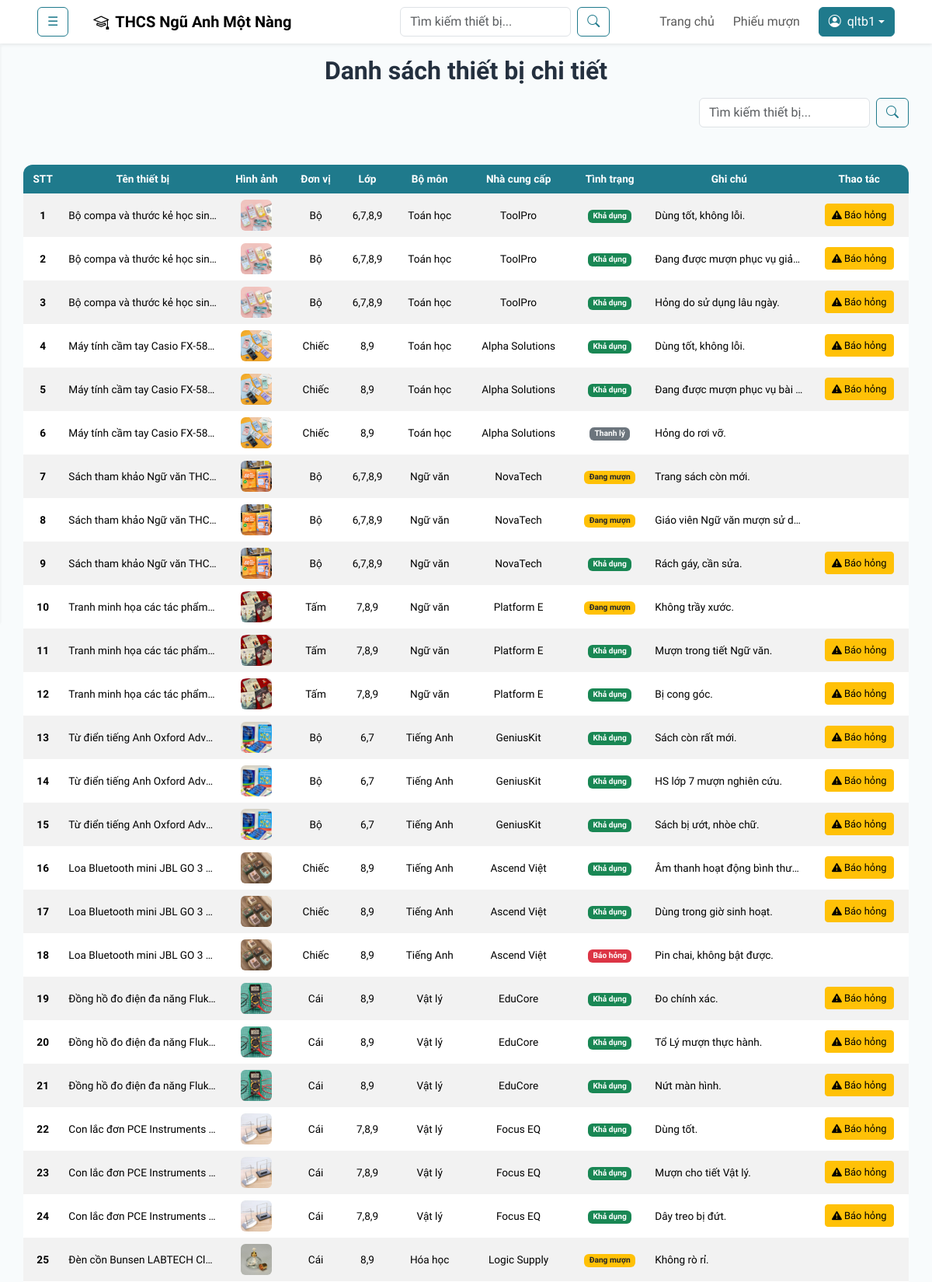
Screenshot of /index.php?page=dsbaohong (signed in, upper part) with the database file from the repository.
### tables this page shows
CREATE TABLE `chitietthietbi` (
  `maChiTietTB` int(11) NOT NULL,
  `maThietBi` int(11) NOT NULL,
  `tinhTrang` varchar(50) NOT NULL DEFAULT 'Khả dụng',
  `ghiChu` text DEFAULT NULL
);

CREATE TABLE `thietbi` (
  `maThietBi` int(11) NOT NULL,
  `tenThietBi` varchar(255) NOT NULL,
  `hinhAnh` varchar(255) DEFAULT NULL,
  `donVi` varchar(50) NOT NULL,
  `soLuong` int(11) NOT NULL,
  `lop` varchar(50) NOT NULL,
  `maBoMon` int(11) NOT NULL,
  `maNhaCungCap` int(11) NOT NULL,
  `moTa` text DEFAULT NULL
);

CREATE TABLE `bomon` (
  `maBoMon` int(11) NOT NULL,
  `tenBoMon` varchar(100) NOT NULL,
  `moTa` text DEFAULT NULL
);

CREATE TABLE `nhacungcap` (
  `maNhaCungCap` int(11) NOT NULL,
  `tenNhaCungCap` varchar(100) NOT NULL,
  `diaChi` varchar(255) DEFAULT NULL,
  `soDienThoai` varchar(20) DEFAULT NULL,
  `email` varchar(100) DEFAULT NULL
);

### App/Models/mThietBi.php (called while the page is built, shortened)
<?php
class modelThietBi {
    public function selectAllChiTietTB() {
        $p = new clsKetNoi();
        $truyvan = "SELECT * FROM chitietthietbi ct
                    JOIN thietbi tb ON ct.maThietBi = tb.maThietBi
                    JOIN bomon bm ON tb.maBoMon = bm.maBoMon
                    JOIN nhacungcap ncc ON ncc.maNhaCungCap = tb.maNhaCungCap";
        $con = $p->moketnoi();
        $kq = mysqli_query($con, $truyvan);
        return $kq;
    }
}
?>

### App/Controllers/cThietBi.php (called while the page is built, shortened)
<?php
include_once('App/Models/mThietBi.php');
class controlThietBi {
    public function getAllChiTietTB() {
        $p = new modelThietBi();
        $kq = $p->selectAllChiTietTB();
        if(mysqli_num_rows($kq) > 0) {
            return $kq;
        } else {
            return false;
        }
    }
}
?>

### App/Views/thietbi/baohong/dsbaohong.php (the view, shortened to what this page needs)
<h2 class="text-center fw-semibold my-3">Danh sách thiết bị chi tiết</h2>
<div class="d-flex mx-auto justify-content-between align-items-center" style="width: 95%">
    <form class="d-flex ms-auto" action="index.php" method="get">
        <input class="form-control me-2" type="text" name="keyword" placeholder="Tìm kiếm thiết bị..." style="width: 220px;">
        <button class="btn btn-outline-primary" type="submit"><i class="bi bi-search"></i></button>
    </form>
</div>
<div class="d-flex justify-content-center">
    <div class="table-responsive my-5" style="width: 95%;">
        <table class="table table-striped table-hover table-borderless align-middle" style="font-size: 0.85em;">
            <thead class="text-center">
                <tr>
                    <th>STT</th>
                    <th>Tên thiết bị</th>
                    <th>Hình ảnh</th>
                    <th>Đơn vị</th>
                    <th>Lớp</th>
                    <th>Bộ môn</th>
                    <th>Nhà cung cấp</th>
                    <th>Tình trạng</th>
                    <th>Ghi chú</th>
                    <th>Thao tác</th>
                </tr>
            </thead>
            <tbody>
            <?php
            include_once('App/Controllers/cThietBi.php');
            $p = new controlThietBi();
            if(isset($_GET['keyword'])) {
                $keyword = $_GET['keyword'];
                $kq = $p->searchChiTietTB($keyword);
            } else {
                $kq = $p->getAllChiTietTB();
            }
            if ($kq && $kq->num_rows > 0) {
                $dem = 0;
                while ($r = $kq->fetch_assoc()) {
                    $dem++;
                    echo '<tr>';
                        echo '<td class="text-center"><strong>' . $dem . '</strong></td>';
                        echo '<td title="'.$r['tenThietBi'].'">' . $r['tenThietBi'] . '</td>';
                        echo '<td><img src="public/uploads/' . $r['hinhAnh'] . '" width="40" height="40" class="rounded d-block mx-auto"></td>';
                        echo '<td class="text-center">' . $r['donVi'] . '</td>';
                        echo '<td class="text-center">' . $r['lop'] . '</td>';
                        echo '<td class="text-center">' . $r['tenBoMon'] . '</td>';
                        echo '<td class="text-center">' . $r['tenNhaCungCap'] . '</td>';
                        echo '<td class="text-center">';
                            switch ($r['tinhTrang']) {
                                case "Khả dụng": echo '<span class="badge bg-success">' . $r['tinhTrang'] . '</span>'; break;
                                case "Đang mượn": echo '<span class="badge bg-warning text-dark">' . $r['tinhTrang'] . '</span>'; break;
                                case "Thanh lý": echo '<span class="badge bg-secondary">' . $r['tinhTrang'] . '</span>'; break;
                                case "Báo hỏng": echo '<span class="badge bg-danger">' . $r['tinhTrang'] . '</span>'; break;
                            }
                        echo '</td>';
                        echo '<td>' . $r['ghiChu'] . '</td>';
                        echo '<td class="text-center">';
                            if($r['tinhTrang'] == "Khả dụng") {
                                echo '<a href="index.php?page=baohongthietbi&maChiTietTB=' . $r['maChiTietTB'] . '" class="btn btn-sm btn-warning" style="font-size: 0.95em;"><i class="bi bi-exclamation-triangle-fill"></i> Báo hỏng</a>';
                            }
                        echo '</td>';
                    echo '</tr>';
                }
            } else {
                echo '<tr><td colspan="11"><h5 class="text-center text-muted">Hiện chưa có thiết bị nào. Vui lòng quay lại sau.</h5></td></tr>';
            }
            ?>
            </tbody>
        </table>
    </div>
</div>

### public/css/style.css (style rules this page uses)
:root { --na-primary: #1f7a8c; --na-primary-2: #155a6a; --na-accent: #f4a261; --na-ink: #24303f; --na-muted: #6c7a89; --na-bg: #f8fbfc; --na-card: #ffffff; --na-gold: #c9a227; --shadow-soft: 0 10px 30px rgba(31,122,140,.12); }
body { font-family: 'Quicksand', Arial, sans-serif; color:var(--na-ink); background:var(--na-bg) }
.btn-outline-primary { --bs-btn-color:var(--na-primary); --bs-btn-border-color:var(--na-primary); --bs-btn-hover-bg:var(--na-primary); --bs-btn-hover-border-color:var(--na-primary) }
.table thead th { background-color: var(--na-primary); color: white; }
.table { border-radius: 12px; overflow: hidden; }

### App/Views/thietbi/baohong/dsbaohong.php (style rules this page uses)
th, td { max-width: 12.5em; white-space: nowrap; overflow: hidden; text-overflow: ellipsis; }

### rows the page displays
chitietthietbi: maThietBi.tenThietBi "Bộ compa và thước kẻ học sin…", maThietBi.hinhAnh (picture), maThietBi.donVi "Bộ", maThietBi.lop "6,7,8,9", bomon.tenBoMon "Toán học", nhacungcap.tenNhaCungCap "ToolPro", tinhTrang "Khả dụng", ghiChu "Dùng tốt, không lỗi."
chitietthietbi: maThietBi.tenThietBi "Bộ compa và thước kẻ học sin…", maThietBi.hinhAnh (picture), maThietBi.donVi "Bộ", maThietBi.lop "6,7,8,9", bomon.tenBoMon "Toán học", nhacungcap.tenNhaCungCap "ToolPro", tinhTrang "Khả dụng", ghiChu "Đang được mượn phục vụ giả…"
chitietthietbi: maThietBi.tenThietBi "Bộ compa và thước kẻ học sin…", maThietBi.hinhAnh (picture), maThietBi.donVi "Bộ", maThietBi.lop "6,7,8,9", bomon.tenBoMon "Toán học", nhacungcap.tenNhaCungCap "ToolPro", tinhTrang "Khả dụng", ghiChu "Hỏng do sử dụng lâu ngày."
chitietthietbi: maThietBi.tenThietBi "Máy tính cầm tay Casio FX-58…", maThietBi.hinhAnh (picture), maThietBi.donVi "Chiếc", maThietBi.lop "8,9", bomon.tenBoMon "Toán học", nhacungcap.tenNhaCungCap "Alpha Solutions", tinhTrang "Khả dụng", ghiChu "Dùng tốt, không lỗi."
chitietthietbi: maThietBi.tenThietBi "Máy tính cầm tay Casio FX-58…", maThietBi.hinhAnh (picture), maThietBi.donVi "Chiếc", maThietBi.lop "8,9", bomon.tenBoMon "Toán học", nhacungcap.tenNhaCungCap "Alpha Solutions", tinhTrang "Khả dụng", ghiChu "Đang được mượn phục vụ bài…"
chitietthietbi: maThietBi.tenThietBi "Máy tính cầm tay Casio FX-58…", maThietBi.hinhAnh (picture), maThietBi.donVi "Chiếc", maThietBi.lop "8,9", bomon.tenBoMon "Toán học", nhacungcap.tenNhaCungCap "Alpha Solutions", tinhTrang "Thanh lý", ghiChu "Hỏng do rơi vỡ."
chitietthietbi: maThietBi.tenThietBi "Sách tham khảo Ngữ văn THC…", maThietBi.hinhAnh (picture), maThietBi.donVi "Bộ", maThietBi.lop "6,7,8,9", bomon.tenBoMon "Ngữ văn", nhacungcap.tenNhaCungCap "NovaTech", tinhTrang "Đang mượn", ghiChu "Trang sách còn mới."
chitietthietbi: maThietBi.tenThietBi "Sách tham khảo Ngữ văn THC…", maThietBi.hinhAnh (picture), maThietBi.donVi "Bộ", maThietBi.lop "6,7,8,9", bomon.tenBoMon "Ngữ văn", nhacungcap.tenNhaCungCap "NovaTech", tinhTrang "Đang mượn", ghiChu "Giáo viên Ngữ văn mượn sử d…"
chitietthietbi: maThietBi.tenThietBi "Sách tham khảo Ngữ văn THC…", maThietBi.hinhAnh (picture), maThietBi.donVi "Bộ", maThietBi.lop "6,7,8,9", bomon.tenBoMon "Ngữ văn", nhacungcap.tenNhaCungCap "NovaTech", tinhTrang "Khả dụng", ghiChu "Rách gáy, cần sửa."
chitietthietbi: maThietBi.tenThietBi "Tranh minh họa các tác phẩm…", maThietBi.hinhAnh (picture), maThietBi.donVi "Tấm", maThietBi.lop "7,8,9", bomon.tenBoMon "Ngữ văn", nhacungcap.tenNhaCungCap "Platform E", tinhTrang "Đang mượn", ghiChu "Không trầy xước."
chitietthietbi: maThietBi.tenThietBi "Tranh minh họa các tác phẩm…", maThietBi.hinhAnh (picture), maThietBi.donVi "Tấm", maThietBi.lop "7,8,9", bomon.tenBoMon "Ngữ văn", nhacungcap.tenNhaCungCap "Platform E", tinhTrang "Khả dụng", ghiChu "Mượn trong tiết Ngữ văn."
chitietthietbi: maThietBi.tenThietBi "Tranh minh họa các tác phẩm…", maThietBi.hinhAnh (picture), maThietBi.donVi "Tấm", maThietBi.lop "7,8,9", bomon.tenBoMon "Ngữ văn", nhacungcap.tenNhaCungCap "Platform E", tinhTrang "Khả dụng", ghiChu "Bị cong góc."
chitietthietbi: maThietBi.tenThietBi "Từ điển tiếng Anh Oxford Adv…", maThietBi.hinhAnh (picture), maThietBi.donVi "Bộ", maThietBi.lop "6,7", bomon.tenBoMon "Tiếng Anh", nhacungcap.tenNhaCungCap "GeniusKit", tinhTrang "Khả dụng", ghiChu "Sách còn rất mới."
chitietthietbi: maThietBi.tenThietBi "Từ điển tiếng Anh Oxford Adv…", maThietBi.hinhAnh (picture), maThietBi.donVi "Bộ", maThietBi.lop "6,7", bomon.tenBoMon "Tiếng Anh", nhacungcap.tenNhaCungCap "GeniusKit", tinhTrang "Khả dụng", ghiChu "HS lớp 7 mượn nghiên cứu."
chitietthietbi: maThietBi.tenThietBi "Từ điển tiếng Anh Oxford Adv…", maThietBi.hinhAnh (picture), maThietBi.donVi "Bộ", maThietBi.lop "6,7", bomon.tenBoMon "Tiếng Anh", nhacungcap.tenNhaCungCap "GeniusKit", tinhTrang "Khả dụng", ghiChu "Sách bị ướt, nhòe chữ."
chitietthietbi: maThietBi.tenThietBi "Loa Bluetooth mini JBL GO 3…", maThietBi.hinhAnh (picture), maThietBi.donVi "Chiếc", maThietBi.lop "8,9", bomon.tenBoMon "Tiếng Anh", nhacungcap.tenNhaCungCap "Ascend Việt", tinhTrang "Khả dụng", ghiChu "Âm thanh hoạt động bình thư…"
chitietthietbi: maThietBi.tenThietBi "Loa Bluetooth mini JBL GO 3…", maThietBi.hinhAnh (picture), maThietBi.donVi "Chiếc", maThietBi.lop "8,9", bomon.tenBoMon "Tiếng Anh", nhacungcap.tenNhaCungCap "Ascend Việt", tinhTrang "Khả dụng", ghiChu "Dùng trong giờ sinh hoạt."
chitietthietbi: maThietBi.tenThietBi "Loa Bluetooth mini JBL GO 3…", maThietBi.hinhAnh (picture), maThietBi.donVi "Chiếc", maThietBi.lop "8,9", bomon.tenBoMon "Tiếng Anh", nhacungcap.tenNhaCungCap "Ascend Việt", tinhTrang "Báo hỏng", ghiChu "Pin chai, không bật được."
chitietthietbi: maThietBi.tenThietBi "Đồng hồ đo điện đa năng Fluk…", maThietBi.hinhAnh (picture), maThietBi.donVi "Cái", maThietBi.lop "8,9", bomon.tenBoMon "Vật lý", nhacungcap.tenNhaCungCap "EduCore", tinhTrang "Khả dụng", ghiChu "Đo chính xác."
chitietthietbi: maThietBi.tenThietBi "Đồng hồ đo điện đa năng Fluk…", maThietBi.hinhAnh (picture), maThietBi.donVi "Cái", maThietBi.lop "8,9", bomon.tenBoMon "Vật lý", nhacungcap.tenNhaCungCap "EduCore", tinhTrang "Khả dụng", ghiChu "Tổ Lý mượn thực hành."
chitietthietbi: maThietBi.tenThietBi "Đồng hồ đo điện đa năng Fluk…", maThietBi.hinhAnh (picture), maThietBi.donVi "Cái", maThietBi.lop "8,9", bomon.tenBoMon "Vật lý", nhacungcap.tenNhaCungCap "EduCore", tinhTrang "Khả dụng", ghiChu "Nứt màn hình."
chitietthietbi: maThietBi.tenThietBi "Con lắc đơn PCE Instruments…", maThietBi.hinhAnh (picture), maThietBi.donVi "Cái", maThietBi.lop "7,8,9", bomon.tenBoMon "Vật lý", nhacungcap.tenNhaCungCap "Focus EQ", tinhTrang "Khả dụng", ghiChu "Dùng tốt."
chitietthietbi: maThietBi.tenThietBi "Con lắc đơn PCE Instruments…", maThietBi.hinhAnh (picture), maThietBi.donVi "Cái", maThietBi.lop "7,8,9", bomon.tenBoMon "Vật lý", nhacungcap.tenNhaCungCap "Focus EQ", tinhTrang "Khả dụng", ghiChu "Mượn cho tiết Vật lý."
chitietthietbi: maThietBi.tenThietBi "Con lắc đơn PCE Instruments…", maThietBi.hinhAnh (picture), maThietBi.donVi "Cái", maThietBi.lop "7,8,9", bomon.tenBoMon "Vật lý", nhacungcap.tenNhaCungCap "Focus EQ", tinhTrang "Khả dụng", ghiChu "Dây treo bị đứt."
chitietthietbi: maThietBi.tenThietBi "Đèn cồn Bunsen LABTECH Cl…", maThietBi.hinhAnh (picture), maThietBi.donVi "Cái", maThietBi.lop "8,9", bomon.tenBoMon "Hóa học", nhacungcap.tenNhaCungCap "Logic Supply", tinhTrang "Đang mượn", ghiChu "Không rò rỉ."

### other values shown
$_SESSION['tenDangNhap'] "qltb1"
